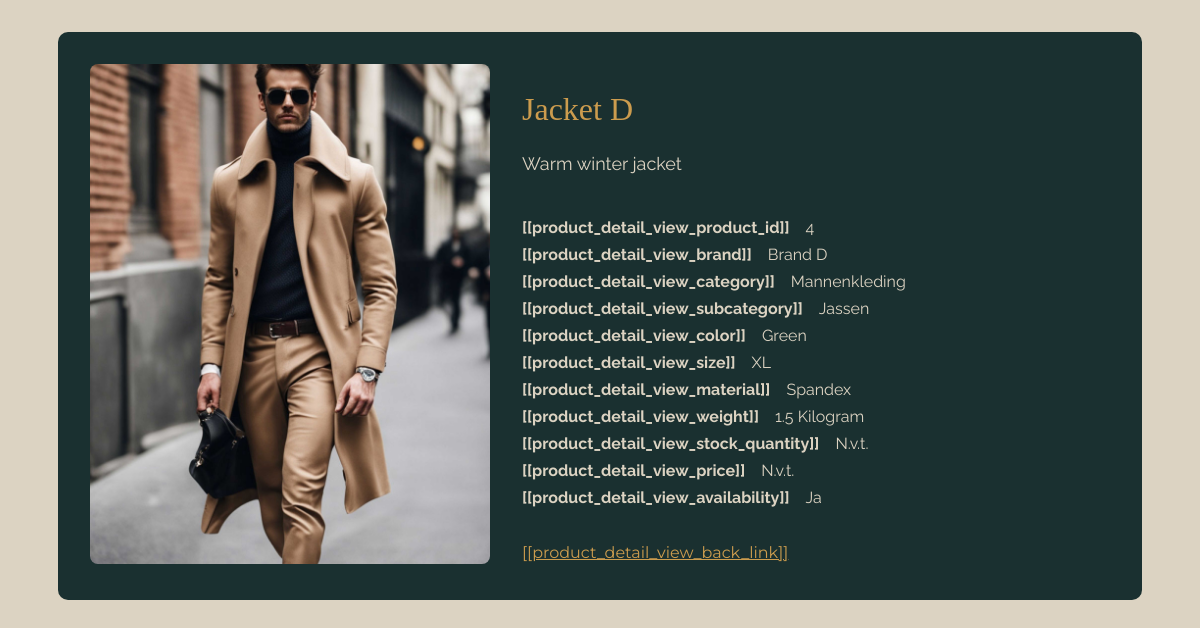
The page /product.php?id=4 on the database its author committed.
### tables this page shows
CREATE TABLE
    `Articles` (
        `ArticleID` INT NOT NULL AUTO_INCREMENT PRIMARY KEY,
        `Name` VARCHAR(50),
        `Size` VARCHAR(10),
        `Weight` FLOAT,
        `WeightUnit` ENUM ('Gram', 'Kilogram'),
        `Color` VARCHAR(20),
        `Description` TEXT,
        `Image` BLOB,
        `Category` ENUM ('Accessoires', 'Mannenkleding', 'Vrouwenkleding'),
        `SubCategory` ENUM (
            'Jurken',
            'T-Shirts',
            'Broeken',
            'Jassen',
            'Schoenen'
        ),
        `Material` ENUM (
            'Acryl',
            'Zijde',
            'Jute',
            'Katoen',
            'Linnen',
            'Spandex'
        ),
        `Brand` VARCHAR(50) NOT NULL,
        `Availability` BOOLEAN DEFAULT FALSE
    );

### public_html/product.php (called while the page is built, shortened)
<?php
require_once __DIR__ . '/Lang/translator.php';
$translator = init_translator();
$data = require_once __DIR__ . '/../project_root/Controllers/product_detail_controller.php';
extract($data);
require_once __DIR__ . '/views/product_detail_view.php';

### project_root/Controllers/product_detail_controller.php (called while the page is built, shortened)
<?php
require_once __DIR__ . '/../repositories/ArticlesRepository.php';
$db = new Database();
$pdo = $db->getConnection();
$articlesRepo = new ArticlesRepository($pdo);
$id = (int) ($_GET['id'] ?? 0);
$artikel = $articlesRepo->findById($id);
$categorieClass = strtolower(str_replace(' ', '-', $artikel->getArticleCategory()));
return [
    'artikel' => $artikel,
    'categorieClass' => $categorieClass
];

### project_root/repositories/ArticlesRepository.php (called while the page is built, shortened)
<?php
require_once __DIR__ . '/../Models/Articles.php';
class ArticlesRepository
{
    private $pdo;
    public function __construct(PDO $pdo)
    {
        $this->pdo = $pdo;
    }
    public function findById(int $id): ?Articles
    {
        $stmt = $this->pdo->prepare("SELECT * FROM articles WHERE ArticleID = :id");
        $stmt->execute(['id' => $id]);
        $row = $stmt->fetch(PDO::FETCH_ASSOC);
        if ($row) {
            return new Articles(
                $row['ArticleID'],
                $row['Name'],
                $row['Size'],
                (float) $row['Weight'],
                $row['WeightUnit'],
                $row['Color'],
                $row['Description'],
                $row['Image'],
                $row['Category'],
                $row['SubCategory'],
                $row['Material'],
                $row['Brand'],
                (bool) $row['Availability']
            );
        }
        return null;
    }
}

### project_root/Models/Articles.php (called while the page is built, shortened)
<?php
class Articles
{
    private int $articleID;
    private string $articleName;
    private string $size;
    private float $weight;
    private string $weightUnit;
    private string $color;
    private string $articleDescription;
    private ?string $articleImagePath;
    private string $articleCategory;
    private string $articleSubCategory;
    private string $articleMaterial;
    private string $articleBrand;
    private bool $articleAvailability;
    public function __construct(int $articleID, string $articleName, string $size, float $weight, string $weightUnit, string $color, string $articleDescription, ?string $articleImagePath, string $articleCategory, string $articleSubCategory, string $articleMaterial, string $articleBrand, bool $articleAvailability, $crudModel = null)
    {
        $this->articleID = $articleID;
        $this->articleName = $articleName;
        $this->size = $size;
        $this->weight = $weight;
        $this->weightUnit = $weightUnit;
        $this->color = $color;
        $this->articleDescription = $articleDescription;
        $this->articleImagePath = $articleImagePath;
        $this->articleCategory = $articleCategory;
        $this->articleSubCategory = $articleSubCategory;
        $this->articleMaterial = $articleMaterial;
        $this->articleBrand = $articleBrand;
        $this->articleAvailability = $articleAvailability;
    }
    public function getImageUrl(): string
    {
            return 'Images/productImages/' . $this->articleID . '.jpg';
    }
    public function imageExists(): bool {
    $serverPath = __DIR__ . '/../../public_html/Images/productImages/' . $this->articleID . '.jpg';
    return file_exists($serverPath);
    }
    public function createAssociativeArray(){
        $articlesArray = array(
            'ArticleID' => $this->articleID,
            'Name' => $this->articleName,
            'Size' => $this->size,
            'Weight' => $this->weight,
            'WeightUnit' => $this->weightUnit,
            'Color' => $this->color,
            'Description' => $this->articleDescription,
            'Image' => $this->articleImagePath,
            'Category' => $this->articleCategory,
            'SubCategory' => $this->articleSubCategory,
            'Material' => $this->articleMaterial,
            'Brand' => $this->articleBrand,
            'Availability' => $this->articleAvailability
        );
        return $articlesArray;
    }
    public function getArticleID() { return $this->articleID; }
    public function getArticleName() { return $this->articleName; }
    public function getWeight() { return $this->weight; }
    public function getWeightUnit() { return $this->weightUnit; }
    public function getColor() { return $this->color; }
    public function getSize() { return $this->size; }
    public function getArticleDescription() { return $this->articleDescription; }
    public function getArticleCategory() { return $this->articleCategory; }
    public function getArticleSubCategory() { return $this->articleSubCategory; }
    public function getArticleMaterial() { return $this->articleMaterial; }
    public function getArticleBrand() { return $this->articleBrand; }
    public function getArticleAvailability() { return $this->articleAvailability; }
}
?>

### project_root/Helpers/ViewHelper.php (called while the page is built, shortened)
<?php
class ViewHelper
{
    public static function e($value): string
    {
        return htmlspecialchars((string)$value, ENT_QUOTES, 'UTF-8');
    }
    public static function eWithBreaks($value): string
    {
        return nl2br(self::e($value));
    }
}

### public_html/Lang/translator.php (called while the page is built, shortened)
<?php
class Translator
{
    public $translations = [];
    public function __construct($lang = 'nl')
    {
        $file = __DIR__ . "/$lang.php";
        if (file_exists($file)) {
            $this->translations = include $file;
        } else {
            die("Language file not found: $file");
        }
    }
    public function get(string $key): string
    {
        return $this->translations[$key] ?? "[[$key]]";
    }
}
function init_translator()
{
    $lang = $_SESSION['lang'] ?? 'nl';
    return new Translator($lang);
}

### public_html/views/product_detail_view.php (the view, shortened to what this page needs)
<?php
require_once __DIR__ . '/../../project_root/Helpers/ViewHelper.php';
?>
<!DOCTYPE html>
<html lang="nl">
<head>
   <link rel="stylesheet" href="css/styles.css">
   <link rel="stylesheet" href="css/product.css">
</head>
<body>
<main>
    <div class="product-detail-container <?= $categorieClass; ?>">
    <div class="product-detail-layout">
        <div class="product-detail-image">
            <?php if ($artikel->imageExists()): ?>
                <img src="<?= $artikel->getImageUrl(); ?>" alt="Afbeelding van <?= htmlspecialchars($artikel->getArticleName()); ?>">
            <?php else: ?>
                <img src="Images/placeholder.jpg" alt="Geen afbeelding beschikbaar">
            <?php endif; ?>
        </div>
        <div class="product-detail-info">
            <h2><?= viewHelper::e($artikel->getArticleName()); ?></h2>
            <p class="product-description">
                <?= ViewHelper::eWithBreaks($artikel->getArticleDescription()); ?>
            </p>
        <ul class="product-attributes">
            <li><div class="attr-label"><?= $translator->get('product_detail_view_product_id')?></div><div class="attr-value"><?= ViewHelper::e($artikel->getArticleID()); ?></div></li>
            <li><div class="attr-label"><?= $translator->get('product_detail_view_brand')?></div><div class="attr-value"><?= ViewHelper::e($artikel->getArticleBrand()); ?></div></li>
            <li><div class="attr-label"><?= $translator->get('product_detail_view_category')?></div><div class="attr-value"><?= ViewHelper::e($artikel->getArticleCategory()); ?></div></li>
            <li><div class="attr-label"><?= $translator->get('product_detail_view_subcategory')?></div><div class="attr-value"><?= ViewHelper::e($artikel->getArticleSubCategory()); ?></div></li>
            <li><div class="attr-label"><?= $translator->get('product_detail_view_color')?></div><div class="attr-value"><?= ViewHelper::e($artikel->getColor()); ?></div></li>
            <li><div class="attr-label"><?= $translator->get('product_detail_view_size')?></div><div class="attr-value"><?= ViewHelper::e($artikel->getSize()); ?></div></li>
            <li><div class="attr-label"><?= $translator->get('product_detail_view_material')?></div><div class="attr-value"><?= ViewHelper::e($artikel->getArticleMaterial()); ?></div></li>
            <li><div class="attr-label"><?= $translator->get('product_detail_view_weight')?></div><div class="attr-value"><?= ViewHelper::e($artikel->getWeight()) . ' ' . ViewHelper::e($artikel->getWeightUnit()); ?></div></li>
            <li><div class="attr-label"><?= $translator->get('product_detail_view_stock_quantity')?></div><div class="attr-value"><?= method_exists($artikel, 'getQuantityOfStock') ? ViewHelper::e($artikel->getQuantityOfStock()) : 'N.v.t.'; ?></div></li>
            <li><div class="attr-label"><?= $translator->get('product_detail_view_price')?></div><div class="attr-value"><?= method_exists($artikel, 'getPrice') ? '€' . number_format($artikel->getPrice(), 2, ',', '.') : 'N.v.t.'; ?></div></li>
            <li><div class="attr-label"><?= $translator->get('product_detail_view_availability')?></div><div class="attr-value"><?= $artikel->getArticleAvailability() ? 'Ja' : 'Nee'; ?></div></li>
        </ul>
        <a href="productpagina.php" class="back-link"><?= $translator->get('product_detail_view_back_link') ?></a>
        </div>
    </div>
</main>
</body>
</html>

### public_html/css/styles.css (style rules this page uses)
body { margin: auto; background-color: #142227; }
h2 { font-family: "Playfair Display", serif; color: #cc9c4e; font-weight: normal; font-size: 60px; }
p { font-family: "Raleway", sans-serif; color: #dcd3c2; font-size: 20px; font-weight: 400; line-height: 2em; }

### public_html/css/product.css (style rules this page uses)
body { margin: auto; background-color: #dcd3c2; }
.product-detail-container { width: 85%; margin: 2rem auto; padding: 2rem; background-color: #1a3030; border-radius: 10px; }
.product-detail-layout { display: flex; flex-wrap: wrap; gap: 2rem; }
.product-detail-image img { max-width: 400px; width: 100%; border-radius: 8px; }
.product-detail-info { flex: 1; }
.product-detail-info h2 { font-family: "Playfair Display", serif; color: #cc9c4e; font-size: 32px; margin-bottom: 1rem; }
.product-description { font-family: "Raleway", sans-serif; font-size: 18px; color: #dcd3c2; margin-bottom: 2rem; }
.back-link { display: inline-block; margin-top: 2rem; color: #cc9c4e; font-family: "Montserrat", sans-serif; }
.product-attributes { list-style: none; padding: 0; margin: 0; }
.product-attributes li { display: flex; padding: 4px 0; font-family: "Raleway", sans-serif; gap: 1rem; align-items: flex-start; }
.attr-label { flex: 0 0 150px; font-weight: bold; color: #dcd3c2; }
.attr-value { flex: 1; color: #dcd3c2; }

### rows shown on the page
articles: Name "Jacket D", Description "Warm winter jacket", ArticleID "4", Brand "Brand D", Category "Mannenkleding", SubCategory "Jassen", Color "Green", Size "XL", Material "Spandex", Weight "1.5", WeightUnit "Kilogram"

### other values the page prints
$translator->get('product_detail_view_product_id') "[[product_detail_view_product_id]]"
$translator->get('product_detail_view_brand') "[[product_detail_view_brand]]"
$translator->get('product_detail_view_category') "[[product_detail_view_category]]"
$translator->get('product_detail_view_subcategory') "[[product_detail_view_subcategory]]"
$translator->get('product_detail_view_color') "[[product_detail_view_color]]"
$translator->get('product_detail_view_size') "[[product_detail_view_size]]"
$translator->get('product_detail_view_material') "[[product_detail_view_material]]"
$translator->get('product_detail_view_weight') "[[product_detail_view_weight]]"
$translator->get('product_detail_view_stock_quantity') "[[product_detail_view_stock_quantity]]"
$translator->get('product_detail_view_price') "[[product_detail_view_price]]"
$translator->get('product_detail_view_availability') "[[product_detail_view_availability]]"
$translator->get('product_detail_view_back_link') "[[product_detail_view_back_link]]"
